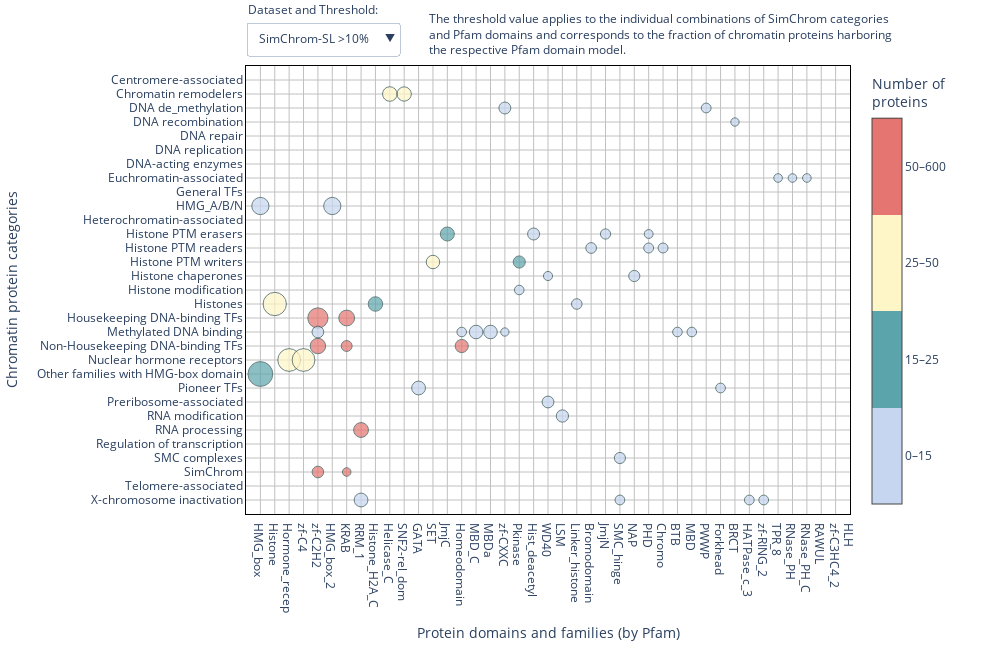

Notebook code for this chart:
### Code cell
import numpy as np
import pandas as pd
import plotly.graph_objects as go

# Load data
df_perc_sl = pd.read_csv("simchrom_sl_domains_percent_0_1.csv", index_col=0).sort_index()
df_size_sl = pd.read_csv("simchrom_sl_domains_number_0_1.csv", index_col=0).sort_index()
df_perc = pd.read_csv("simchrom_domains_percent_0_1.csv", index_col=0).sort_index()
df_size = pd.read_csv("simchrom_domains_number_0_1.csv", index_col=0).sort_index()

column_order = (pd.DataFrame([df_perc.max(),df_perc_sl.max()])//5).T.sort_values([1,0],ascending=False).index

df_perc_sl = df_perc_sl[column_order]
df_size_sl = df_size_sl[column_order]
df_perc = df_perc[column_order]
df_size = df_size[column_order]

def map_color(val):
    if val < 15:
        return 0.2
    elif val < 25:
        return 0.3
    elif val < 50:
        return 0.6
    else:
        return 0.8
    
colorscale = [
    [0.0, "#c6d6f0"],
    [0.25, "#c6d6f0"],
    [0.25, "#5ca4ac"],
    [0.5, "#5ca4ac"],
    [0.5, "#fff6c7"],
    [0.75, "#fff6c7"],
    [0.75, "#e57570"],
    [1.0, "#e57570"],
]

def make_trace(df_perc, df_size, threshold):
    n_rows, n_cols = df_size.shape
    x, y = np.meshgrid(np.arange(n_cols), np.arange(n_rows))
    x = x.flatten()
    y = y.flatten()

    sizes = df_perc.values.flatten()
    colors = df_size.values.flatten()

    mask = sizes >= threshold
    x_all = x[mask]
    y_all = y[mask]
    sizes_all = sizes[mask]
    colors_all = colors[mask]
    color_cats = [map_color(val) for val in colors_all]

    return go.Scatter(
        x=x_all,
        y=y_all,
        text=[
            f"{percent:.1f}%, {num:n} proteins"
            for num, percent in zip(colors_all, sizes_all)
        ],
        name='',
        mode="markers",
        marker=dict(
            color=color_cats,
            colorscale=colorscale,
            cmin=0,
            cmax=1,
            colorbar=dict(
                tickvals=[i/4+1/8 for i in range(4)], 
                ticktext=["0–15","15–25","25–50","50–600"],
                title="Number of<br>proteins"
            ),
            size=sizes_all,
            opacity=0.7,
            sizemode="area",
            sizeref=0.3,
            line_width=1,
            line_color="DarkSlateGrey"
        ),
        showlegend=False,
        visible=False
    )

thresholds = [0.1, 5, 10]
data = []

# Create all traces
for df_p, df_s in [(df_perc, df_size), (df_perc_sl, df_size_sl)]:
    for th in thresholds:
        trace = make_trace(df_p, df_s, th)
        data.append(trace)

# Set default visible trace
data[-1].visible = True

# Dropdowns
n_thresholds = len(thresholds)
thresholds_max_x = [df_size.shape[1],(df_perc_sl.max()>=5).sum()+2,(df_perc_sl.max()>=10).sum()+2]*2
plot_sizes = [1600,1200,1000]*2



    
buttons = []

for i, (ds_label, ds_idx) in enumerate(zip(['SimChrom']*n_thresholds+['SimChrom-SL']*n_thresholds, [0]*n_thresholds+[1]*n_thresholds)):
    th = thresholds[i % 3]
    max_x = thresholds_max_x[i]
    vis = [False] * len(data)
    vis[i] = True

    buttons.append(dict(
        label=f"{ds_label} >{th}%",
        method="update",
        args=[
            {"visible": vis},
            {"xaxis.range": [-1,max_x], "width":plot_sizes[i]},
        ]
        
    ))
    
    
# Figure
fig = go.Figure(data=data)
fig.update_layout(
    autosize=False,
    width=1000,
    height=650,
    xaxis=dict(
        title="Protein domains and families (by Pfam)",
        tickmode="array",
        tickvals=np.arange(df_size.shape[1]),
        ticktext=df_size.columns,
        gridcolor="silver",
        range=[-1, thresholds_max_x[-1]],
        zeroline=False,
        linewidth=1,
        linecolor="black",
        showline=True,
        mirror=True,
    ),
    yaxis=dict(
        title="Chromatin protein categories",
        tickmode="array",
        tickvals=np.arange(df_size.shape[0]),
        ticktext=df_size.index,
        gridcolor="silver",
        range=[df_size.shape[0], -1],
        zeroline=False,
        linewidth=1,
        linecolor="black",
        showline=True,
        mirror=True,
    ),
    margin=dict(r=150, t=50),
    plot_bgcolor="white",
    dragmode=False,
    updatemenus=[
        dict(
            buttons=buttons,
            direction="down",
            active=len(buttons) - 1,
            x=0.00,
            y=1.12,
            showactive=True,
            pad={"r": 10, "t": 10},
            xanchor="left",
            yanchor="top",
        ),
        # dict(
        #     buttons=buttons_threshold,
        #     direction="down",
        #     x=0.25,
        #     y=1.15,
        #     showactive=True,
        #     pad={"r": 10, "t": 10},
        #     xanchor="left",
        #     yanchor="top",
        # ),
    ],
    annotations=[
        dict(text="Dataset and Threshold:", x=0, y=1.15, xref="paper", yref="paper", showarrow=False),
        dict(text="The threshold value applies to the individual combinations of SimChrom categories <br>and Pfam domains and corresponds to the fraction of chromatin proteins harboring <br>the respective Pfam domain model.",
             x=0.3, y=1.13, xref="paper", yref="paper", showarrow=False,align="left"),
        
    ]
)


js_snippet = '''
var plot = $('#SHvsPfam_plot');
plot.on('plotly_click', function(data){
    var pts = '';
    var point = data.points[0];
    console.log(plot.layout.xaxis.ticktext[point.x]);
    console.log(plot.layout.yaxis.ticktext[point.y]);
});
'''
config = {
    'scrollZoom': False,  # Disable scroll to zoom
    'modeBarButtonsToRemove': ['zoom2d'],
    'displayModeBar': False,  # Hide the mode bar (toolbar)
    'doubleClick': False,  # Disable double click to reset zoom
    'editable': False,  # Disable edits like moving title and axes
    'staticPlot': False  # Disable all interactivity (makes the plot static)
}

fig.write_html("SHvsPfam_plot.html", full_html=False,div_id='SHvsPfam_plot',include_plotlyjs='js/plotly-2.35.2.min.js',config=config)


fig.show()

### Figure 1 — Plotly figure (JSON) as saved in the notebook; plotly's stock layout.template omitted (floating-point values rounded to 4 significant figures; data arrays with more than 128 entries replaced by an {"elided": "..."} marker saying what was removed)
{"data": [{"marker": {"cmax": 1, "cmin": 0, "color": {"elided": "946 float values"}, "colorbar": {"ticktext": ["0–15", "15–25", "25–50", "50–600"], "tickvals": [0.125, 0.375, 0.625, 0.875], "title": {"text": "Number of<br>proteins"}}, "colorscale": [[0, "#c6d6f0"], [0.25, "#c6d6f0"], [0.25, "#5ca4ac"], [0.5, "#5ca4ac"], [0.5, "#fff6c7"], [0.75, "#fff6c7"], [0.75, "#e57570"], [1, "#e57570"]], "line": {"color": "DarkSlateGrey", "width": 1}, "opacity": 0.7, "size": {"elided": "946 float values"}, "sizemode": "area", "sizeref": 0.3}, "mode": "markers", "name": "", "showlegend": false, "text": {"elided": "946 str values"}, "type": "scatter", "visible": false, "x": {"elided": "946 int values"}, "y": {"elided": "946 int values"}}, {"marker": {"cmax": 1, "cmin": 0, "color": [0.2, 0.6, 0.6, 0.2, 0.2, 0.2, 0.2, 0.2, 0.2, 0.2, 0.2, 0.2, 0.3, 0.2, 0.2, 0.6, 0.6, 0.3, 0.2, 0.2, 0.2, 0.2, 0.2, 0.2, 0.2, 0.2, 0.2, 0.2, 0.2, 0.2, 0.2, 0.2, 0.3, 0.2, 0.2, 0.2, 0.2, 0.2, 0.2, 0.2, 0.2, 0.2, 0.2, 0.2, 0.2, 0.2, 0.3, 0.3, 0.2, 0.2, 0.6, 0.3, 0.2, 0.2, 0.2, 0.2, 0.2, 0.2, 0.2, 0.6, 0.3, 0.6, 0.3, 0.6, 0.3, 0.2, 0.8, 0.8, 0.6, 0.6, 0.6, 0.6, 0.2, 0.2, 0.2, 0.2, 0.2, 0.2, 0.2, 0.2, 0.8, 0.8, 0.8, 0.8, 0.6, 0.6, 0.2, 0.2, 0.6, 0.2, 0.2, 0.2, 0.2, 0.2, 0.2, 0.2, 0.2, 0.8, 0.3, 0.3, 0.8, 0.8, 0.8, 0.8, 0.8, 0.2, 0.8, 0.8, 0.8, 0.2, 0.2, 0.2, 0.2, 0.2, 0.2, 0.2, 0.2, 0.2, 0.2, 0.2, 0.2], "colorbar": {"ticktext": ["0–15", "15–25", "25–50", "50–600"], "tickvals": [0.125, 0.375, 0.625, 0.875], "title": {"text": "Number of<br>proteins"}}, "colorscale": [[0, "#c6d6f0"], [0.25, "#c6d6f0"], [0.25, "#5ca4ac"], [0.5, "#5ca4ac"], [0.5, "#fff6c7"], [0.75, "#fff6c7"], [0.75, "#e57570"], [1, "#e57570"]], "line": {"color": "DarkSlateGrey", "width": 1}, "opacity": 0.7, "size": [5.195, 29.73, 28.83, 9.91, 10.81, 8.108, 21.43, 14.29, 7.143, 5.479, 6.849, 8.219, 5.405, 5.556, 5.051, 19.52, 12.75, 5.976, 6.122, 8.163, 6.78, 5.085, 44.44, 44.44, 6.944, 6.944, 6.944, 5.556, 9.722, 12.5, 5.556, 5.556, 28.85, 21.15, 15.38, 11.54, 7.692, 5.769, 7.692, 5.769, 5.769, 9.615, 5.769, 5.769, 7.692, 6.796, 15.53, 16.5, 13.59, 7.767, 26.53, 21.43, 6.122, 9.184, 6.122, 5.102, 7.143, 12.5, 18.75, 12.7, 8.333, 12.3, 7.54, 81.48, 31.48, 16.67, 58.09, 34.74, 5.699, 6.25, 7.169, 7.353, 17.65, 11.76, 23.53, 23.53, 17.65, 5.882, 11.76, 11.76, 33.37, 16.2, 24.3, 9.19, 77.97, 77.97, 6.78, 5.085, 92.59, 7.407, 28.57, 9.524, 14.29, 9.524, 19.18, 14.81, 18.52, 30.26, 8.333, 7.895, 39.49, 21.55, 13.94, 6.671, 5.337, 18.52, 20.17, 10.96, 7.059, 14.29, 7.143, 7.143, 7.143, 7.143, 7.143, 7.143, 7.143, 14.29, 14.29, 7.143, 7.143], "sizemode": "area", "sizeref": 0.3}, "mode": "markers", "name": "", "showlegend": false, "text": ["5.2%, 12 proteins", "29.7%, 33 proteins", "28.8%, 32 proteins", "9.9%, 11 proteins", "10.8%, 12 proteins", "8.1%, 9 proteins", "21.4%, 3 proteins", "14.3%, 2 proteins", "7.1%, 1 proteins", "5.5%, 4 proteins", "6.8%, 5 proteins", "8.2%, 6 proteins", "5.4%, 18 proteins", "5.6%, 11 proteins", "5.1%, 10 proteins", "19.5%, 49 proteins", "12.7%, 32 proteins", "6.0%, 15 proteins", "6.1%, 3 proteins", "8.2%, 4 proteins", "6.8%, 4 proteins", "5.1%, 3 proteins", "44.4%, 4 proteins", "44.4%, 4 proteins", "6.9%, 5 proteins", "6.9%, 5 proteins", "6.9%, 5 proteins", "5.6%, 4 proteins", "9.7%, 7 proteins", "12.5%, 9 proteins", "5.6%, 4 proteins", "5.6%, 4 proteins", "28.8%, 15 proteins", "21.2%, 11 proteins", "15.4%, 8 proteins", "11.5%, 6 proteins", "7.7%, 4 proteins", "5.8%, 3 proteins", "7.7%, 4 proteins", "5.8%, 3 proteins", "5.8%, 3 proteins", "9.6%, 5 proteins", "5.8%, 3 proteins", "5.8%, 3 proteins", "7.7%, 4 proteins", "6.8%, 7 proteins", "15.5%, 16 proteins", "16.5%, 17 proteins", "13.6%, 14 proteins", "7.8%, 8 proteins", "26.5%, 26 proteins", "21.4%, 21 proteins", "6.1%, 6 proteins", "9.2%, 9 proteins", "6.1%, 6 proteins", "5.1%, 5 proteins", "7.1%, 7 proteins", "12.5%, 4 proteins", "18.8%, 6 proteins", "12.7%, 32 proteins", "8.3%, 21 proteins", "12.3%, 31 proteins", "7.5%, 19 proteins", "81.5%, 44 proteins", "31.5%, 17 proteins", "16.7%, 9 proteins", "58.1%, 316 proteins", "34.7%, 189 proteins", "5.7%, 31 proteins", "6.2%, 34 proteins", "7.2%, 39 proteins", "7.4%, 40 proteins", "17.6%, 6 proteins", "11.8%, 4 proteins", "23.5%, 8 proteins", "23.5%, 8 proteins", "17.6%, 6 proteins", "5.9%, 2 proteins", "11.8%, 4 proteins", "11.8%, 4 proteins", "33.4%, 276 proteins", "16.2%, 134 proteins", "24.3%, 201 proteins", "9.2%, 76 proteins", "78.0%, 46 proteins", "78.0%, 46 proteins", "6.8%, 4 proteins", "5.1%, 3 proteins", "92.6%, 25 proteins", "7.4%, 2 proteins", "28.6%, 6 proteins", "9.5%, 2 proteins", "14.3%, 3 proteins", "9.5%, 2 proteins", "19.2%, 14 proteins", "14.8%, 4 proteins", "18.5%, 5 proteins", "30.3%, 69 proteins", "8.3%, 19 proteins", "7.9%, 18 proteins", "39.5%, 592 proteins", "21.5%, 323 proteins", "13.9%, 209 proteins", "6.7%, 100 proteins", "5.3%, 80 proteins", "18.5%, 5 proteins", "20.2%, 600 proteins", "11.0%, 326 proteins", "7.1%, 210 proteins", "14.3%, 2 proteins", "7.1%, 1 proteins", "7.1%, 1 proteins", "7.1%, 1 proteins", "7.1%, 1 proteins", "7.1%, 1 proteins", "7.1%, 1 proteins", "7.1%, 1 proteins", "14.3%, 2 proteins", "14.3%, 2 proteins", "7.1%, 1 proteins", "7.1%, 1 proteins"], "type": "scatter", "visible": false, "x": [47, 9, 10, 23, 27, 28, 17, 31, 46, 9, 33, 70, 9, 9, 72, 9, 10, 42, 27, 41, 20, 23, 0, 5, 4, 9, 10, 12, 27, 28, 30, 39, 13, 19, 24, 27, 52, 53, 54, 55, 56, 57, 58, 59, 60, 13, 23, 27, 28, 31, 12, 18, 23, 27, 49, 50, 51, 20, 26, 12, 13, 18, 27, 1, 8, 22, 4, 6, 29, 43, 44, 45, 4, 14, 15, 16, 17, 20, 29, 30, 4, 6, 14, 41, 2, 3, 41, 48, 0, 5, 11, 14, 32, 41, 20, 7, 21, 7, 9, 42, 4, 6, 14, 41, 44, 25, 4, 6, 14, 7, 13, 24, 25, 28, 33, 34, 35, 39, 40, 52, 71], "y": [0, 1, 1, 1, 1, 1, 2, 2, 2, 3, 3, 3, 4, 5, 5, 6, 6, 6, 7, 7, 8, 8, 9, 9, 10, 10, 10, 10, 10, 10, 10, 10, 11, 11, 11, 11, 11, 11, 11, 11, 11, 11, 11, 11, 11, 12, 12, 12, 12, 12, 13, 13, 13, 13, 13, 13, 13, 14, 14, 15, 15, 15, 15, 16, 16, 16, 17, 17, 17, 17, 17, 17, 18, 18, 18, 18, 18, 18, 18, 18, 19, 19, 19, 19, 20, 20, 20, 20, 21, 21, 22, 22, 22, 22, 23, 24, 24, 25, 25, 25, 26, 26, 26, 26, 26, 27, 28, 28, 28, 30, 30, 30, 30, 30, 30, 30, 30, 30, 30, 30, 30]}, {"marker": {"cmax": 1, "cmin": 0, "color": [0.6, 0.6, 0.2, 0.2, 0.2, 0.6, 0.6, 0.2, 0.2, 0.2, 0.3, 0.2, 0.2, 0.2, 0.3, 0.3, 0.2, 0.6, 0.3, 0.2, 0.2, 0.6, 0.6, 0.6, 0.3, 0.2, 0.8, 0.8, 0.2, 0.2, 0.2, 0.2, 0.2, 0.2, 0.2, 0.8, 0.8, 0.8, 0.6, 0.6, 0.6, 0.2, 0.2, 0.2, 0.2, 0.2, 0.8, 0.8, 0.8, 0.8, 0.2, 0.8, 0.8, 0.2, 0.2, 0.2], "colorbar": {"ticktext": ["0–15", "15–25", "25–50", "50–600"], "tickvals": [0.125, 0.375, 0.625, 0.875], "title": {"text": "Number of<br>proteins"}}, "colorscale": [[0, "#c6d6f0"], [0.25, "#c6d6f0"], [0.25, "#5ca4ac"], [0.5, "#5ca4ac"], [0.5, "#fff6c7"], [0.75, "#fff6c7"], [0.75, "#e57570"], [1, "#e57570"]], "line": {"color": "DarkSlateGrey", "width": 1}, "opacity": 0.7, "size": [29.73, 28.83, 10.81, 21.43, 14.29, 19.52, 12.75, 44.44, 44.44, 12.5, 28.85, 21.15, 15.38, 11.54, 15.53, 16.5, 13.59, 26.53, 21.43, 12.5, 18.75, 12.7, 12.3, 81.48, 31.48, 16.67, 58.09, 34.74, 17.65, 11.76, 23.53, 23.53, 17.65, 11.76, 11.76, 33.37, 16.2, 24.3, 77.97, 77.97, 92.59, 28.57, 14.29, 19.18, 14.81, 18.52, 30.26, 39.49, 21.55, 13.94, 18.52, 20.17, 10.96, 14.29, 14.29, 14.29], "sizemode": "area", "sizeref": 0.3}, "mode": "markers", "name": "", "showlegend": false, "text": ["29.7%, 33 proteins", "28.8%, 32 proteins", "10.8%, 12 proteins", "21.4%, 3 proteins", "14.3%, 2 proteins", "19.5%, 49 proteins", "12.7%, 32 proteins", "44.4%, 4 proteins", "44.4%, 4 proteins", "12.5%, 9 proteins", "28.8%, 15 proteins", "21.2%, 11 proteins", "15.4%, 8 proteins", "11.5%, 6 proteins", "15.5%, 16 proteins", "16.5%, 17 proteins", "13.6%, 14 proteins", "26.5%, 26 proteins", "21.4%, 21 proteins", "12.5%, 4 proteins", "18.8%, 6 proteins", "12.7%, 32 proteins", "12.3%, 31 proteins", "81.5%, 44 proteins", "31.5%, 17 proteins", "16.7%, 9 proteins", "58.1%, 316 proteins", "34.7%, 189 proteins", "17.6%, 6 proteins", "11.8%, 4 proteins", "23.5%, 8 proteins", "23.5%, 8 proteins", "17.6%, 6 proteins", "11.8%, 4 proteins", "11.8%, 4 proteins", "33.4%, 276 proteins", "16.2%, 134 proteins", "24.3%, 201 proteins", "78.0%, 46 proteins", "78.0%, 46 proteins", "92.6%, 25 proteins", "28.6%, 6 proteins", "14.3%, 3 proteins", "19.2%, 14 proteins", "14.8%, 4 proteins", "18.5%, 5 proteins", "30.3%, 69 proteins", "39.5%, 592 proteins", "21.5%, 323 proteins", "13.9%, 209 proteins", "18.5%, 5 proteins", "20.2%, 600 proteins", "11.0%, 326 proteins", "14.3%, 2 proteins", "14.3%, 2 proteins", "14.3%, 2 proteins"], "type": "scatter", "visible": false, "x": [9, 10, 27, 17, 31, 9, 10, 0, 5, 28, 13, 19, 24, 27, 23, 27, 28, 12, 18, 20, 26, 12, 18, 1, 8, 22, 4, 6, 4, 14, 15, 16, 17, 29, 30, 4, 6, 14, 2, 3, 0, 11, 32, 20, 7, 21, 7, 4, 6, 14, 25, 4, 6, 7, 39, 40], "y": [1, 1, 1, 2, 2, 6, 6, 9, 9, 10, 11, 11, 11, 11, 12, 12, 12, 13, 13, 14, 14, 15, 15, 16, 16, 16, 17, 17, 18, 18, 18, 18, 18, 18, 18, 19, 19, 19, 20, 20, 21, 22, 22, 23, 24, 24, 25, 26, 26, 26, 27, 28, 28, 30, 30, 30]}, {"marker": {"cmax": 1, "cmin": 0, "color": {"elided": "611 float values"}, "colorbar": {"ticktext": ["0–15", "15–25", "25–50", "50–600"], "tickvals": [0.125, 0.375, 0.625, 0.875], "title": {"text": "Number of<br>proteins"}}, "colorscale": [[0, "#c6d6f0"], [0.25, "#c6d6f0"], [0.25, "#5ca4ac"], [0.5, "#5ca4ac"], [0.5, "#fff6c7"], [0.75, "#fff6c7"], [0.75, "#e57570"], [1, "#e57570"]], "line": {"color": "DarkSlateGrey", "width": 1}, "opacity": 0.7, "size": {"elided": "611 float values"}, "sizemode": "area", "sizeref": 0.3}, "mode": "markers", "name": "", "showlegend": false, "text": {"elided": "611 str values"}, "type": "scatter", "visible": false, "x": {"elided": "611 int values"}, "y": {"elided": "611 int values"}}, {"marker": {"cmax": 1, "cmin": 0, "color": [0.2, 0.2, 0.2, 0.6, 0.6, 0.2, 0.2, 0.2, 0.2, 0.2, 0.2, 0.2, 0.2, 0.2, 0.2, 0.2, 0.2, 0.2, 0.3, 0.3, 0.2, 0.2, 0.2, 0.2, 0.2, 0.2, 0.2, 0.2, 0.2, 0.2, 0.2, 0.2, 0.2, 0.2, 0.3, 0.2, 0.2, 0.2, 0.2, 0.2, 0.2, 0.2, 0.2, 0.2, 0.2, 0.2, 0.2, 0.2, 0.2, 0.2, 0.2, 0.6, 0.3, 0.2, 0.2, 0.2, 0.2, 0.2, 0.2, 0.2, 0.2, 0.2, 0.2, 0.2, 0.2, 0.2, 0.2, 0.2, 0.2, 0.2, 0.2, 0.6, 0.3, 0.2, 0.8, 0.8, 0.6, 0.6, 0.6, 0.6, 0.2, 0.2, 0.2, 0.2, 0.2, 0.2, 0.2, 0.2, 0.8, 0.8, 0.8, 0.8, 0.6, 0.6, 0.6, 0.2, 0.2, 0.3, 0.2, 0.2, 0.2, 0.2, 0.2, 0.2, 0.2, 0.2, 0.8, 0.3, 0.3, 0.2, 0.2, 0.8, 0.8, 0.8, 0.2, 0.2, 0.2, 0.2, 0.2], "colorbar": {"ticktext": ["0–15", "15–25", "25–50", "50–600"], "tickvals": [0.125, 0.375, 0.625, 0.875], "title": {"text": "Number of<br>proteins"}}, "colorscale": [[0, "#c6d6f0"], [0.25, "#c6d6f0"], [0.25, "#5ca4ac"], [0.5, "#5ca4ac"], [0.5, "#fff6c7"], [0.75, "#fff6c7"], [0.75, "#e57570"], [1, "#e57570"]], "line": {"color": "DarkSlateGrey", "width": 1}, "opacity": 0.7, "size": [5.839, 6.569, 8.759, 31.82, 30.68, 5.682, 5.682, 7.955, 6.818, 5.682, 5.682, 21.43, 14.29, 7.143, 10.34, 7.778, 5.556, 5.97, 9.091, 8.021, 5.882, 5.556, 5.556, 5.556, 11.11, 11.11, 11.11, 5.556, 5.556, 7.018, 44.44, 44.44, 9.524, 9.524, 29.41, 21.57, 15.69, 11.76, 7.843, 5.882, 7.843, 5.882, 5.882, 9.804, 5.882, 5.882, 7.843, 17.28, 14.81, 14.81, 8.642, 27.37, 22.11, 5.263, 8.421, 6.316, 5.263, 7.368, 12.5, 18.75, 5.479, 6.849, 5.479, 13.7, 6.849, 6.849, 5.479, 5.479, 8.219, 8.219, 6.849, 81.48, 31.48, 16.67, 61.63, 37.57, 5.368, 6.759, 7.555, 7.952, 20.69, 13.79, 27.59, 27.59, 10.34, 6.897, 13.79, 13.79, 35.87, 17.73, 25.87, 9.733, 5.333, 77.59, 77.59, 6.897, 5.172, 92.31, 7.692, 28.57, 9.524, 14.29, 9.524, 20.9, 9.091, 22.73, 32.98, 8.511, 8.511, 8.197, 18.52, 20.17, 10.96, 7.059, 5.797, 28.57, 14.29, 14.29, 14.29], "sizemode": "area", "sizeref": 0.3}, "mode": "markers", "name": "", "showlegend": false, "text": ["5.8%, 8 proteins", "6.6%, 9 proteins", "8.8%, 12 proteins", "31.8%, 28 proteins", "30.7%, 27 proteins", "5.7%, 5 proteins", "5.7%, 5 proteins", "8.0%, 7 proteins", "6.8%, 6 proteins", "5.7%, 5 proteins", "5.7%, 5 proteins", "21.4%, 3 proteins", "14.3%, 2 proteins", "7.1%, 1 proteins", "10.3%, 3 proteins", "7.8%, 7 proteins", "5.6%, 5 proteins", "6.0%, 4 proteins", "9.1%, 17 proteins", "8.0%, 15 proteins", "5.9%, 11 proteins", "5.6%, 1 proteins", "5.6%, 1 proteins", "5.6%, 1 proteins", "11.1%, 2 proteins", "11.1%, 2 proteins", "11.1%, 2 proteins", "5.6%, 1 proteins", "5.6%, 1 proteins", "7.0%, 4 proteins", "44.4%, 4 proteins", "44.4%, 4 proteins", "9.5%, 2 proteins", "9.5%, 2 proteins", "29.4%, 15 proteins", "21.6%, 11 proteins", "15.7%, 8 proteins", "11.8%, 6 proteins", "7.8%, 4 proteins", "5.9%, 3 proteins", "7.8%, 4 proteins", "5.9%, 3 proteins", "5.9%, 3 proteins", "9.8%, 5 proteins", "5.9%, 3 proteins", "5.9%, 3 proteins", "7.8%, 4 proteins", "17.3%, 14 proteins", "14.8%, 12 proteins", "14.8%, 12 proteins", "8.6%, 7 proteins", "27.4%, 26 proteins", "22.1%, 21 proteins", "5.3%, 5 proteins", "8.4%, 8 proteins", "6.3%, 6 proteins", "5.3%, 5 proteins", "7.4%, 7 proteins", "12.5%, 4 proteins", "18.8%, 6 proteins", "5.5%, 4 proteins", "6.8%, 5 proteins", "5.5%, 4 proteins", "13.7%, 10 proteins", "6.8%, 5 proteins", "6.8%, 5 proteins", "5.5%, 4 proteins", "5.5%, 4 proteins", "8.2%, 6 proteins", "8.2%, 6 proteins", "6.8%, 5 proteins", "81.5%, 44 proteins", "31.5%, 17 proteins", "16.7%, 9 proteins", "61.6%, 310 proteins", "37.6%, 189 proteins", "5.4%, 27 proteins", "6.8%, 34 proteins", "7.6%, 38 proteins", "8.0%, 40 proteins", "20.7%, 6 proteins", "13.8%, 4 proteins", "27.6%, 8 proteins", "27.6%, 8 proteins", "10.3%, 3 proteins", "6.9%, 2 proteins", "13.8%, 4 proteins", "13.8%, 4 proteins", "35.9%, 269 proteins", "17.7%, 133 proteins", "25.9%, 194 proteins", "9.7%, 73 proteins", "5.3%, 40 proteins", "77.6%, 45 proteins", "77.6%, 45 proteins", "6.9%, 4 proteins", "5.2%, 3 proteins", "92.3%, 24 proteins", "7.7%, 2 proteins", "28.6%, 6 proteins", "9.5%, 2 proteins", "14.3%, 3 proteins", "9.5%, 2 proteins", "20.9%, 14 proteins", "9.1%, 2 proteins", "22.7%, 5 proteins", "33.0%, 62 proteins", "8.5%, 16 proteins", "8.5%, 16 proteins", "8.2%, 5 proteins", "18.5%, 5 proteins", "20.2%, 600 proteins", "11.0%, 326 proteins", "7.1%, 210 proteins", "5.8%, 4 proteins", "28.6%, 2 proteins", "14.3%, 1 proteins", "14.3%, 1 proteins", "14.3%, 1 proteins"], "type": "scatter", "visible": false, "x": [18, 20, 47, 9, 10, 11, 23, 27, 28, 62, 63, 17, 31, 46, 33, 59, 69, 20, 9, 42, 61, 7, 20, 31, 36, 37, 38, 41, 64, 20, 0, 5, 39, 40, 13, 19, 24, 27, 52, 53, 54, 55, 56, 57, 58, 59, 60, 23, 27, 28, 31, 12, 18, 23, 27, 49, 50, 51, 20, 26, 4, 12, 13, 18, 55, 56, 63, 65, 66, 67, 68, 1, 8, 22, 4, 6, 29, 43, 44, 45, 4, 14, 15, 16, 17, 20, 29, 30, 4, 6, 14, 41, 44, 2, 3, 41, 48, 0, 5, 11, 14, 32, 41, 20, 7, 21, 7, 9, 42, 20, 25, 4, 6, 14, 20, 7, 25, 34, 35], "y": [0, 0, 0, 1, 1, 1, 1, 1, 1, 1, 1, 2, 2, 2, 3, 4, 4, 5, 6, 6, 6, 7, 7, 7, 7, 7, 7, 7, 7, 8, 9, 9, 10, 10, 11, 11, 11, 11, 11, 11, 11, 11, 11, 11, 11, 11, 11, 12, 12, 12, 12, 13, 13, 13, 13, 13, 13, 13, 14, 14, 15, 15, 15, 15, 15, 15, 15, 15, 15, 15, 15, 16, 16, 16, 17, 17, 17, 17, 17, 17, 18, 18, 18, 18, 18, 18, 18, 18, 19, 19, 19, 19, 19, 20, 20, 20, 20, 21, 21, 22, 22, 22, 22, 23, 24, 24, 25, 25, 25, 26, 27, 28, 28, 28, 29, 30, 30, 30, 30]}, {"marker": {"cmax": 1, "cmin": 0, "color": [0.6, 0.6, 0.2, 0.2, 0.2, 0.2, 0.2, 0.2, 0.2, 0.2, 0.3, 0.2, 0.2, 0.2, 0.2, 0.2, 0.2, 0.6, 0.3, 0.2, 0.2, 0.2, 0.6, 0.3, 0.2, 0.8, 0.8, 0.2, 0.2, 0.2, 0.2, 0.2, 0.2, 0.2, 0.8, 0.8, 0.8, 0.6, 0.6, 0.3, 0.2, 0.2, 0.2, 0.2, 0.8, 0.2, 0.8, 0.8, 0.2, 0.2, 0.2, 0.2], "colorbar": {"ticktext": ["0–15", "15–25", "25–50", "50–600"], "tickvals": [0.125, 0.375, 0.625, 0.875], "title": {"text": "Number of<br>proteins"}}, "colorscale": [[0, "#c6d6f0"], [0.25, "#c6d6f0"], [0.25, "#5ca4ac"], [0.5, "#5ca4ac"], [0.5, "#fff6c7"], [0.75, "#fff6c7"], [0.75, "#e57570"], [1, "#e57570"]], "line": {"color": "DarkSlateGrey", "width": 1}, "opacity": 0.7, "size": [31.82, 30.68, 21.43, 14.29, 10.34, 11.11, 11.11, 11.11, 44.44, 44.44, 29.41, 21.57, 15.69, 11.76, 17.28, 14.81, 14.81, 27.37, 22.11, 12.5, 18.75, 13.7, 81.48, 31.48, 16.67, 61.63, 37.57, 20.69, 13.79, 27.59, 27.59, 10.34, 13.79, 13.79, 35.87, 17.73, 25.87, 77.59, 77.59, 92.31, 28.57, 14.29, 20.9, 22.73, 32.98, 18.52, 20.17, 10.96, 28.57, 14.29, 14.29, 14.29], "sizemode": "area", "sizeref": 0.3}, "mode": "markers", "name": "", "showlegend": false, "text": ["31.8%, 28 proteins", "30.7%, 27 proteins", "21.4%, 3 proteins", "14.3%, 2 proteins", "10.3%, 3 proteins", "11.1%, 2 proteins", "11.1%, 2 proteins", "11.1%, 2 proteins", "44.4%, 4 proteins", "44.4%, 4 proteins", "29.4%, 15 proteins", "21.6%, 11 proteins", "15.7%, 8 proteins", "11.8%, 6 proteins", "17.3%, 14 proteins", "14.8%, 12 proteins", "14.8%, 12 proteins", "27.4%, 26 proteins", "22.1%, 21 proteins", "12.5%, 4 proteins", "18.8%, 6 proteins", "13.7%, 10 proteins", "81.5%, 44 proteins", "31.5%, 17 proteins", "16.7%, 9 proteins", "61.6%, 310 proteins", "37.6%, 189 proteins", "20.7%, 6 proteins", "13.8%, 4 proteins", "27.6%, 8 proteins", "27.6%, 8 proteins", "10.3%, 3 proteins", "13.8%, 4 proteins", "13.8%, 4 proteins", "35.9%, 269 proteins", "17.7%, 133 proteins", "25.9%, 194 proteins", "77.6%, 45 proteins", "77.6%, 45 proteins", "92.3%, 24 proteins", "28.6%, 6 proteins", "14.3%, 3 proteins", "20.9%, 14 proteins", "22.7%, 5 proteins", "33.0%, 62 proteins", "18.5%, 5 proteins", "20.2%, 600 proteins", "11.0%, 326 proteins", "28.6%, 2 proteins", "14.3%, 1 proteins", "14.3%, 1 proteins", "14.3%, 1 proteins"], "type": "scatter", "visible": true, "x": [9, 10, 17, 31, 33, 36, 37, 38, 0, 5, 13, 19, 24, 27, 23, 27, 28, 12, 18, 20, 26, 18, 1, 8, 22, 4, 6, 4, 14, 15, 16, 17, 29, 30, 4, 6, 14, 2, 3, 0, 11, 32, 20, 21, 7, 25, 4, 6, 7, 25, 34, 35], "y": [1, 1, 2, 2, 3, 7, 7, 7, 9, 9, 11, 11, 11, 11, 12, 12, 12, 13, 13, 14, 14, 15, 16, 16, 16, 17, 17, 18, 18, 18, 18, 18, 18, 18, 19, 19, 19, 20, 20, 21, 22, 22, 23, 24, 25, 27, 28, 28, 30, 30, 30, 30]}], "layout": {"annotations": [{"showarrow": false, "text": "Dataset and Threshold:", "x": 0, "xref": "paper", "y": 1.15, "yref": "paper"}, {"align": "left", "showarrow": false, "text": "The threshold value applies to the individual combinations of SimChrom categories <br>and Pfam domains and corresponds to the fraction of chromatin proteins harboring <br>the respective Pfam domain model.", "x": 0.3, "xref": "paper", "y": 1.13, "yref": "paper"}], "autosize": false, "dragmode": false, "height": 650, "margin": {"r": 150, "t": 50}, "plot_bgcolor": "white", "updatemenus": [{"active": 5, "buttons": [{"args": [{"visible": [true, false, false, false, false, false]}, {"width": 1600, "xaxis.range": [-1, 140]}], "label": "SimChrom >0.1%", "method": "update"}, {"args": [{"visible": [false, true, false, false, false, false]}, {"width": 1200, "xaxis.range": [-1, 72]}], "label": "SimChrom >5%", "method": "update"}, {"args": [{"visible": [false, false, true, false, false, false]}, {"width": 1000, "xaxis.range": [-1, 41]}], "label": "SimChrom >10%", "method": "update"}, {"args": [{"visible": [false, false, false, true, false, false]}, {"width": 1600, "xaxis.range": [-1, 140]}], "label": "SimChrom-SL >0.1%", "method": "update"}, {"args": [{"visible": [false, false, false, false, true, false]}, {"width": 1200, "xaxis.range": [-1, 72]}], "label": "SimChrom-SL >5%", "method": "update"}, {"args": [{"visible": [false, false, false, false, false, true]}, {"width": 1000, "xaxis.range": [-1, 41]}], "label": "SimChrom-SL >10%", "method": "update"}], "direction": "down", "pad": {"r": 10, "t": 10}, "showactive": true, "x": 0, "xanchor": "left", "y": 1.12, "yanchor": "top"}], "width": 1000, "xaxis": {"gridcolor": "silver", "linecolor": "black", "linewidth": 1, "mirror": true, "range": [-1, 41], "showline": true, "tickmode": "array", "ticktext": {"elided": "140 str values"}, "tickvals": {"elided": "140 int values"}, "title": {"text": "Protein domains and families (by Pfam)"}, "type": "linear", "zeroline": false}, "yaxis": {"gridcolor": "silver", "linecolor": "black", "linewidth": 1, "mirror": true, "range": [31, -1], "showline": true, "tickmode": "array", "ticktext": ["Centromere-associated", "Chromatin remodelers", "DNA de_methylation", "DNA recombination", "DNA repair", "DNA replication", "DNA-acting enzymes", "Euchromatin-associated", "General TFs", "HMG_A/B/N", "Heterochromatin-associated", "Histone PTM erasers", "Histone PTM readers", "Histone PTM writers", "Histone chaperones", "Histone modification", "Histones", "Housekeeping DNA-binding TFs", "Methylated DNA binding", "Non-Housekeeping DNA-binding TFs", "Nuclear hormone receptors", "Other families with HMG-box domain", "Pioneer TFs", "Preribosome-associated", "RNA modification", "RNA processing", "Regulation of transcription", "SMC complexes", "SimChrom", "Telomere-associated", "X-chromosome inactivation"], "tickvals": [0, 1, 2, 3, 4, 5, 6, 7, 8, 9, 10, 11, 12, 13, 14, 15, 16, 17, 18, 19, 20, 21, 22, 23, 24, 25, 26, 27, 28, 29, 30], "title": {"text": "Chromatin protein categories"}, "type": "linear", "zeroline": false}}}
